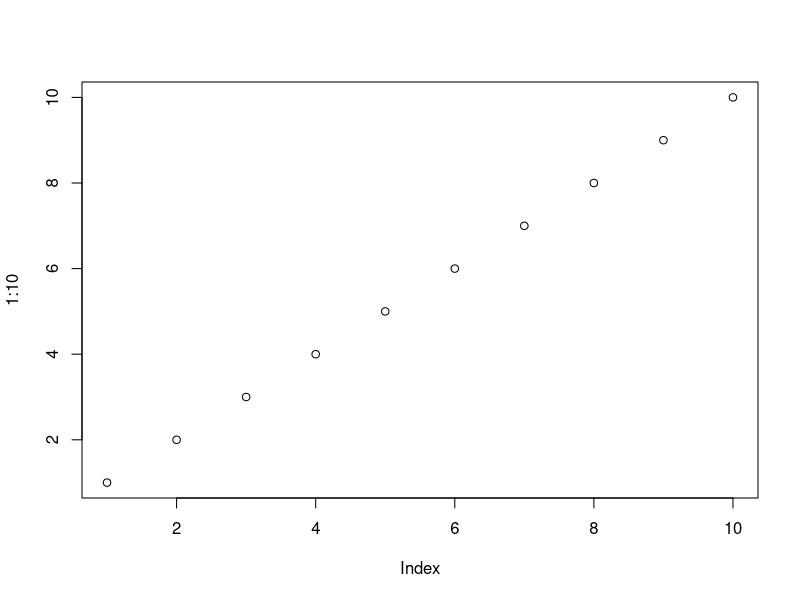
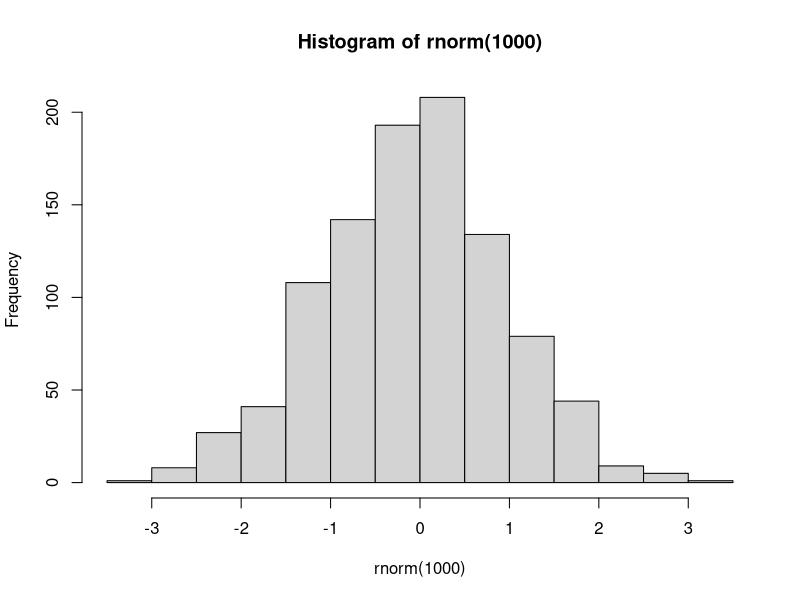

Write the R code that produced these figures, in order.
## ---- chunk 1
1+1
.4-.7+.3 # what? it is not zero!
## ---- chunk 2
plot(1:10)
hist(rnorm(1000))
## ---- chunk 3
strsplit('hello indented world', ' ')[[1]]
